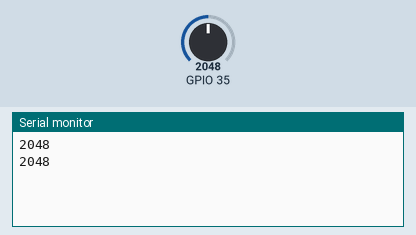
This sketch was run on a simulated ESP32. On the bench: the last lines printed to the serial monitor. Inputs (shaded band) come from the test bench; at power-on: GPIO 35 = 2048.

Above: at 2.8 s.
2.9 s: GPIO 35 set to 2866
At 4.5 s:
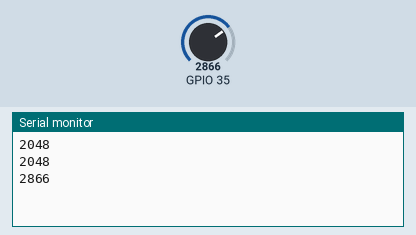
5.6 s: GPIO 35 set to 3603
At 7.2 s:
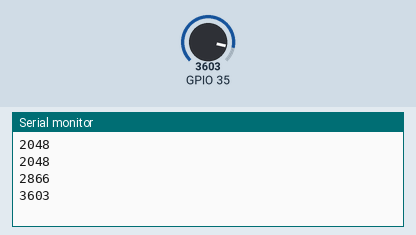
Timing chart, 0 to 8.7 s (numbered marks = the images above; inputs shaded):
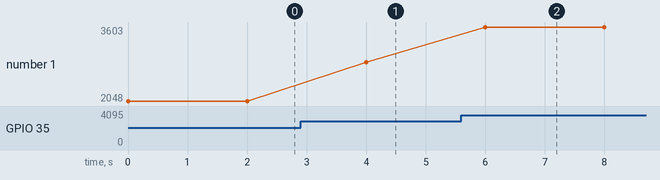

Measured:
- after the input at 2.9 s, the serial monitor: prints a new line after 1.1 s (image 1)
- after the input at 5.6 s, the serial monitor: prints a new line after 0.40 s (image 2)
- plotted number 1: 2048 → 2866 after the input at 2.9 s, 2866 → 3603 after the input at 5.6 s

The sketch:

sketch_jul21a.ino
```cpp
void setup() {
  // put your setup code here, to run once:
Serial.begin(115200);
}

void loop() {
  // put your main code here, to run repeatedly:
Serial.println(analogRead(35));
delay(2000);
}
```
